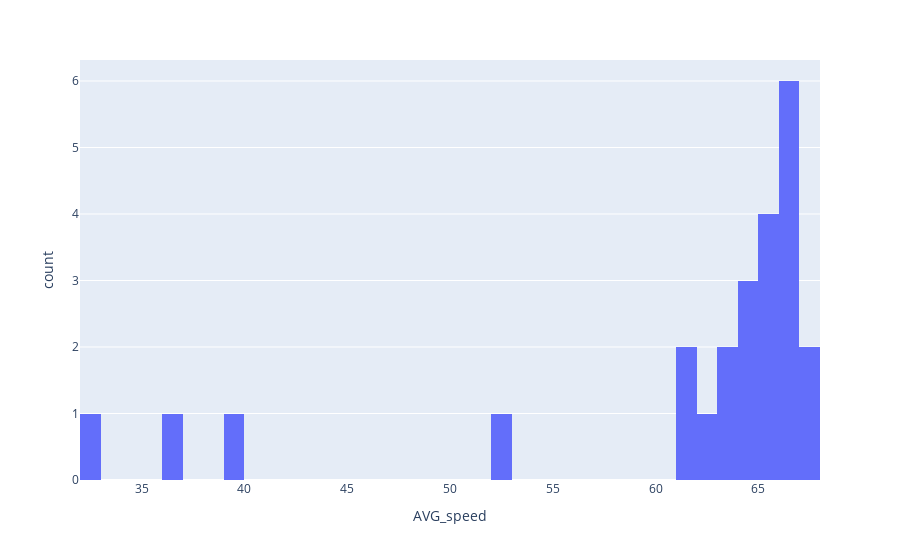

The code cell stored with this chart in its notebook:
### Code cell
fig = px.histogram(df_sun, x="AVG_speed", nbins=40)
fig.show()

### Figure 1 — Plotly figure (JSON) as saved in the notebook; plotly's stock layout.template omitted (floating-point values rounded to 4 significant figures)
{"data": [{"alignmentgroup": "True", "bingroup": "x", "hovertemplate": "AVG_speed=%{x}<br>count=%{y}<extra></extra>", "legendgroup": "", "marker": {"color": "#636efa", "pattern": {"shape": ""}}, "name": "", "nbinsx": 40, "offsetgroup": "", "orientation": "v", "showlegend": false, "type": "histogram", "x": [64.77, 63.86, 62.46, 61.55, 64.26, 65.19, 66.46, 67.97, 67.28, 66.52, 66.09, 65.85, 66.03, 66.04, 65.74, 63.78, 64.23, 65.56, 66.24, 61.99, 52.96, 39.29, 36.75, 32.39], "xaxis": "x", "yaxis": "y"}], "layout": {"autosize": true, "barmode": "relative", "legend": {"tracegroupgap": 0}, "margin": {"t": 60}, "xaxis": {"anchor": "y", "autorange": true, "domain": [0, 1], "range": [32, 68], "title": {"text": "AVG_speed"}, "type": "linear"}, "yaxis": {"anchor": "x", "autorange": true, "domain": [0, 1], "range": [0, 6.316], "title": {"text": "count"}}}}
